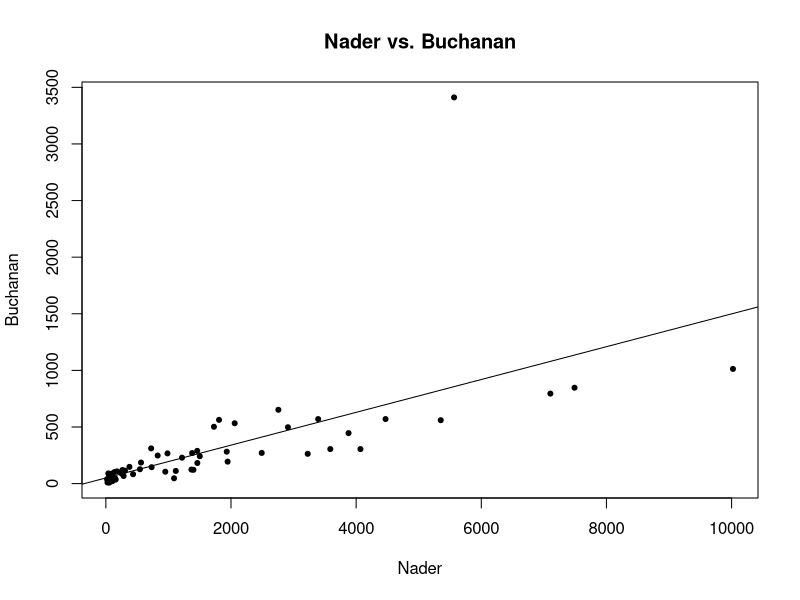
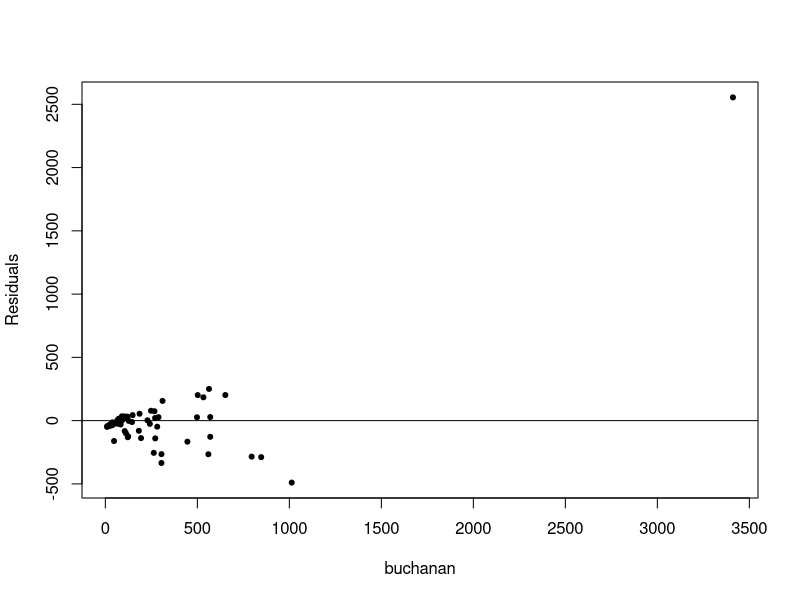
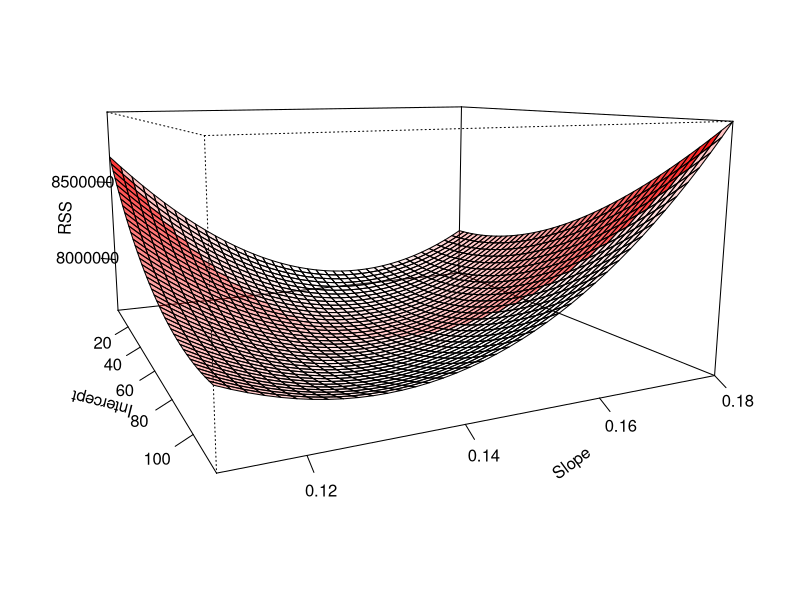
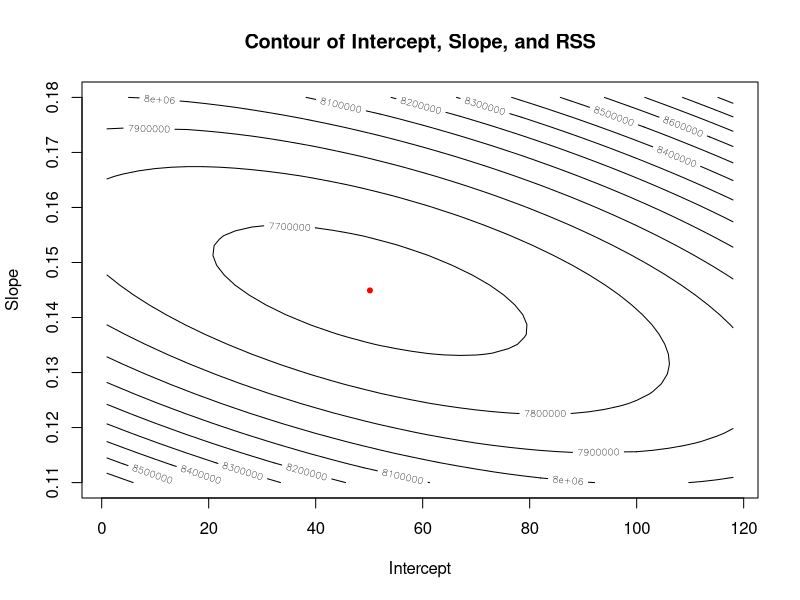
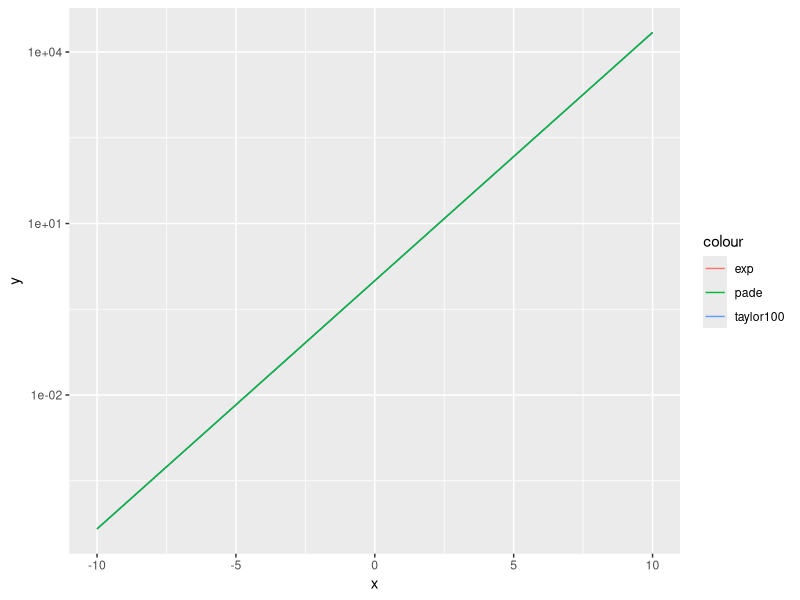

These figures' R source, in order:
# Code for YSC4204 Homework 1
# Authors
# Sean Saito
# John Reid
# Hrishi Olickel
# Han Chong

#imports
require(ggplot2)

# Automatically sets working directory to source file location
this.dir <- dirname(parent.frame(2)$ofile)
setwd(this.dir)

# Problem 1

# 1 (a)
# Read the text file
florida <- read.table("florida2000.txt", header=TRUE)

# Get the votes for Buchanan and Nader
buchanan <- florida$Buchanan
nader <- florida$Nader

# Plot
plot(nader, buchanan, xlab="Nader", ylab="Buchanan", pch=20, main = "Nader vs. Buchanan")

# 1 (b)
# Linear regression
fit <- lm(buchanan ~ nader)
abline(fit)

# 1 (c)
# Evaluating the model

# First take a look at the residuals
res <- residuals(fit)
plot(jitter(res)~jitter(buchanan), ylab="Residuals", xlab="buchanan", data=florida, pch=20)
abline(0, 0)

# What's the R-squared value?
print(summary(fit)$r.squared)

# The result is 0.428, so maybe it does not look like a reasonable fit

# 1 (d)
# Residual Sum of Squares function
rss = function(row) {
  z <- sum((buchanan - row[1] - row[2] * nader)^2)
}

# Generate of vector of intercepts and slopes
b0 <- seq(1, 120,3)
b1 <- seq(0.11, 0.18, length=40)

# Compute rss for all (b0, b1)
prod = merge(b0, b1) # Cartesian product of b0 and b1
z <- matrix(apply(prod, 1, rss), nrow=length(b0), ncol=length(b1))

# Prepare a matrix of colors scaled to the RSS value, to use in the plot
alphas <- (z-min(z))/(max(z)-min(z))
colors <- rgb(matrix(1,40,40),matrix(0,40,40),matrix(0,40,40),alphas)

# Plot persp
persp(b0, b1, z, theta=65, phi=10, xlab="Intercept",
      ylab="Slope", zlab="RSS", ticktype="detailed",
      expand=0.5,col=colors)

# 1 (e)
# Contour plots
contour(b0, b1, z, xlab="Intercept", ylab="Slope", main="Contour of Intercept, Slope, and RSS")
# Plot the best combination
points(fit$coefficients[1], fit$coefficients[2], pch=20, col="red")


#### Problem 2 - Code first, Comment Later

# 2 (a)
taylorLoop <- function (n, x) {
  if (n < 1 || length(x) == 0 ){
    print("Either n or x is an invalid parameter")
    break
  }
  output <- numeric(0)  # Setting up the output vector
  for (a in x){   # Outer for loop iterating over x
    
    result <- 0   # Setting up the summation
    for (j in 0:n ){
      result <- result + (a^j / factorial(j))
    }
    output <- c(output, result)    #Concatenate the result to the output vector
  }
  return(output)
}

# 2(b)
taylorVect <- function (n, x){
  if (n < 1 || length(x) == 0 ){
    print("Either n or x is an invalid parameter")
    break
  }
  return(unlist(lapply(x, function(a) sum((a ^ (0:n)) / factorial(0:n)))))
}

# 2(c)
example <- seq(-10, 10, 0.001)
system.time(taylorLoop(10, example))
system.time(taylorVect(10, example))

# 2(d)
# Compute S_nx
snx_vect <- function(n, x)
  (sum(unlist(lapply(c(0:n), function(j) ((factorial((2*n)-j)*factorial(n))*(x^j))/(factorial(2*n)*factorial(j)*factorial(n-j))))))

# Apply over x
pade <- function(n, x) {
  return(unlist(lapply(x, function(xval) (snx_vect(n, xval)/snx_vect(n, 0-xval)))))
}

# 2(e)
taylor10 <- function(x) taylorVect(10, x)
taylor100 <- function(x) taylorVect(100, x)
pade10 <- function(x) pade(10, x)

ggplot(data.frame(x = c(-10, 10)), aes(x)) + 
    stat_function(fun = exp, aes(colour="exp")) +
#    stat_function(fun = taylor10, aes(colour="taylor")) +
    stat_function(fun = taylor100, aes(colour="taylor100")) +
    stat_function(fun=pade10, aes(colour="pade")) + 
    scale_y_log10()

# 2 (f)
system.time(taylorLoop(10, example))
system.time(taylorVect(10, example))
system.time(pade(10, example))

# 2(g)
# Pade is the most accurate representation, but taylor is much faster. 
# However, let's first test this assumption (Graph2.png)- 

# Code below to generate graph2 (takes a while)
# xval <- seq(1,100,1)
# padeY <- unlist(lapply(xval, function(x) as.double(system.time(pade(x, c(10:100)))[3])))
# taylorY <- unlist(lapply(xval, function(x) as.double(system.time(taylorVect(x, c(10:100)))[3])))
# ggplot(data.frame(x=xval, tY=taylorY, pY=padeY), aes(x))+geom_line(aes(y=tY, color='taylor')) + 
#  geom_line(aes(y=pY, color='pade')) + ggtitle('Runtime against n - pade and taylor')

# From the curve we can see that taylor is much faster than pade, even for high values of n.
# but what about accuracy? Let's try graphing higher values of n for taylor. (Graph3)

# Code below to generate graph3 (also takes a little while, but not long)
# ggplot(data.frame(x = c(-10, 10)), aes(x)) + stat_function(fun = exp, aes(colour="exp"))+
#  stat_function(fun = function (x) taylorVect(10, x), aes(color="10")) +
#  stat_function(fun = function (x) taylorVect(20, x), aes(color="20")) +
#  stat_function(fun = function (x) taylorVect(30, x), aes(color="30")) +
#  stat_function(fun = function (x) taylorVect(40, x), aes(color="40")) +
#  stat_function(fun = function (x) taylorVect(50, x), aes(color="50")) +
#  stat_function(fun = function (x) taylorVect(60, x), aes(color="60")) +
#  scale_y_log10() + ggtitle('Values of exp and taylor(n=10-60)')

# Taylor is the better choice. By using higher values of n depending on the value of x,
# we can still provide fast results without sacrificing accuracy.
# Taylor is a better choice for industry, but pade is a better solution for smaller datasets.
